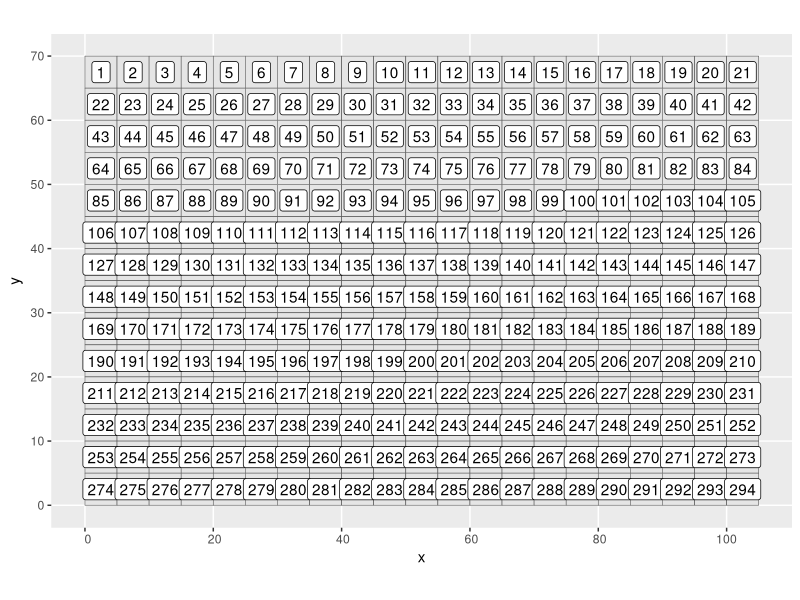
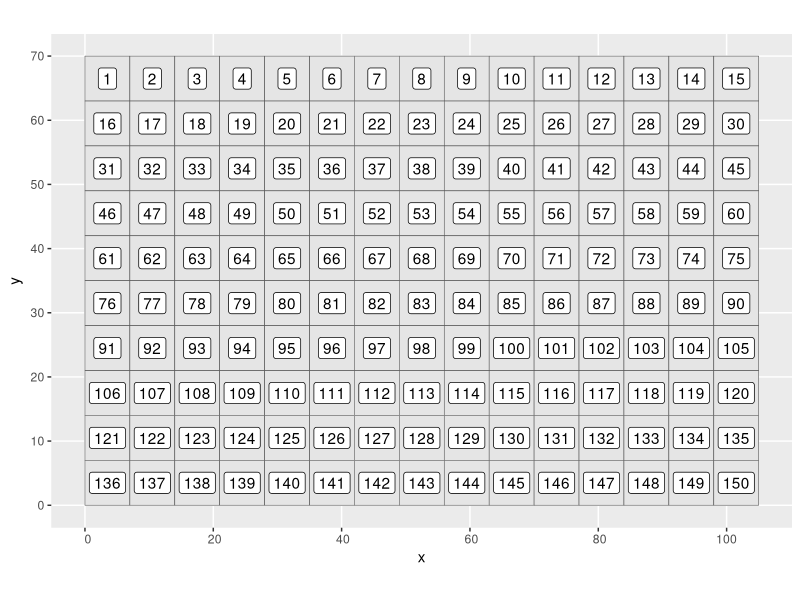

Recreate these plots in R, in order.
library(tidyverse)
library(sf)

# creates a dataframe of grids
create_square_grids <- function(pitch_length = 105, pitch_width = 70, dimension) {
  boxes = list()
  
  x_length <- pitch_length / dimension
  y_length <- pitch_width / dimension
  
  for (i in 0:(x_length - 1)) {
    for (j in 0:(y_length - 1)) {
      boxes[[(i+1) + (x_length*j)]] <- list(matrix(c(i*dimension,pitch_width - dimension-(j*dimension), 
                                                     dimension+i*dimension,pitch_width - dimension-(j*dimension), 
                                                     dimension+i*dimension,pitch_width - dimension+dimension-(j*dimension), 
                                                     i*dimension,pitch_width - dimension+dimension-(j*dimension), 
                                                     i*dimension,pitch_width - dimension-(j*dimension)), 
                                                   ncol=2, byrow=TRUE)) %>% 
        st_polygon() %>% st_geometry() %>% as_tibble() 
    }
  }
  
  do.call(rbind, boxes) %>% st_as_sf() 
}

# EXAMPLE
create_square_grids(dimension = 5) %>% mutate(rowid = row_number()) %>% 
  ggplot() + geom_sf() +geom_sf_label(aes(label = rowid))

create_square_grids(dimension = 7) %>% mutate(rowid = row_number()) %>% 
  ggplot() + geom_sf() + geom_sf_label(aes(label = rowid))
